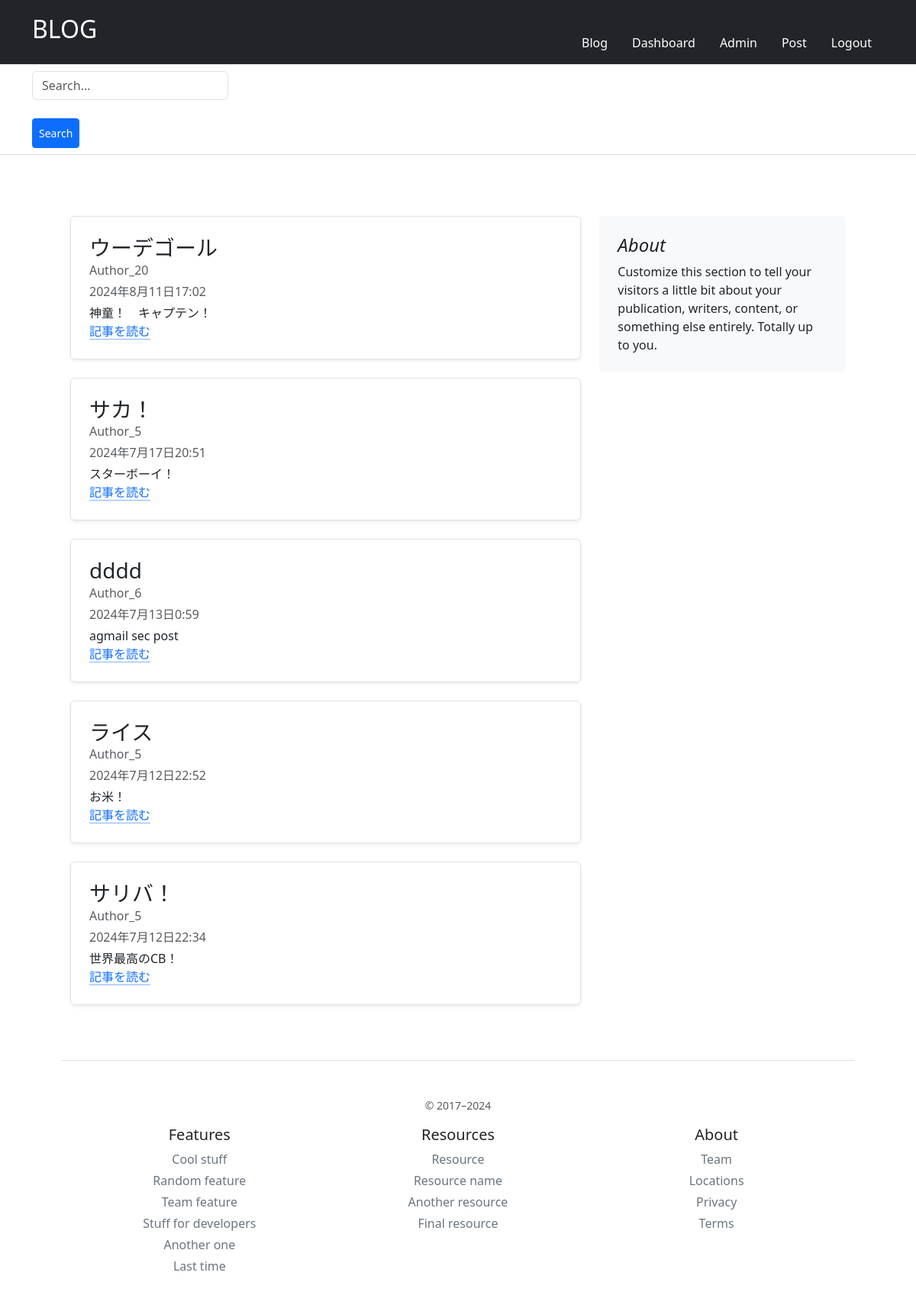
The page /blog/ (signed in) on the database its author committed.
### blog/models.py (models this page shows, shortened)
class Article(models.Model):
    author = models.ForeignKey(User, on_delete=models.CASCADE)
    title = models.CharField(max_length=30)
    body = models.TextField()
    created_at = models.DateTimeField(default=timezone.now)
    updated_at = models.DateTimeField(default=timezone.now)

### signup/models.py (models this page shows, shortened)
class User(AbstractBaseUser, PermissionsMixin):
    email = models.EmailField(max_length=255, unique=True)
    create_at = models.DateTimeField(default=timezone.now)
    updated_at = models.DateTimeField(default=timezone.now)
    is_staff = models.BooleanField(default=False)
    is_active = models.BooleanField(default=True)
    objects = UserManager()
    USERNAME_FIELD = "email"
    REQUIRED_FIELDS = []

### blog/views.py (the view)
# urls.py: path("", views.article_view, name="article"),
def article_view(request):
    if request.method == "GET":
        articles = Article.objects.all().order_by("-created_at")
    else:
        search_text = request.POST["search"]
        articles = Article.objects.filter(
            title__contains = search_text
        ).order_by("-created_at")
    context = {"articles":articles}
    return render(request,"blog/article.html",context)

### blog/templates/blog/article.html
{% extends "base.html" %}
{% block content %}
<div class="row" style="margin: 5em;">
    <div class="col-md-8 col-xs-1" >
        {% for article in articles %}
            <div class="row g-0 border rounded overflow-hidden flex-md-row mb-4 shadow-sm h-md-250 position-relative">
                <div class="col p-4 d-flex flex-column position-static" style="position: relative;">
                    <h3 class="mb-0">{{ article.title }}</h3>
                    <div class="mb-1 text-body-secondary">Author_{{ article.author.pk }}</div>
                    <div class="mb-1 text-body-secondary">{{ article.created_at }}</div>
                    <p class="card-text mb-auto">{{ article.body|truncatechars:30 }}</p>
                    {% if admin %}
                        <a
                            href="{% url 'blog:edit' article.pk %}"
                            class="btn btn-success"
                            style="position: absolute; right: 0; bottom: 0;"
                        >
                        <svg xmlns="http://www.w3.org/2000/svg" width="16" height="16" fill="currentColor" class="bi bi-pencil" viewBox="0 0 16 16">
                            <path d="M12.146.146a.5.5 0 0 1 .708 0l3 3a.5.5 0 0 1 0 .708l-10 10a.5.5 0 0 1-.168.11l-5 2a.5.5 0 0 1-.65-.65l2-5a.5.5 0 0 1 .11-.168l10-10zM11.207 2.5 13.5 4.793 14.793 3.5 12.5 1.207 11.207 2.5zm1.586 3L10.5 3.207 4 9.707V10h.5a.5.5 0 0 1 .5.5v.5h.5a.5.5 0 0 1 .5.5v.5h.293l6.5-6.5zm-9.761 5.175-.106.106-1.528 3.821 3.821-1.528.106-.106A.5.5 0 0 1 5 12.5V12h-.5a.5.5 0 0 1-.5-.5V11h-.5a.5.5 0 0 1-.468-.325z"/>
                        </svg>
                        編集
                        </a>
                    {% else %}
                        <a href="{% url 'blog:detail' article.pk %}" class="icon-link gap-1 icon-link-hover stretched-link">
                        記事を読む
                        <svg class="bi"><use xlink:href="#chevron-right"/></svg>
                        </a>
                    {% endif %}
                </div>
            </div>
        {% endfor %}
    </div>
    <div class="col-md-4 col-xs-1">
        <div class="position-sticky" style="top: 2rem;">
            <div class="p-4 mb-3 bg-body-tertiary rounded">
              <h4 class="fst-italic">About</h4>
              <p class="mb-0">Customize this section to tell your visitors a little bit about your publication, writers, content, or something else entirely. Totally up to you.</p>
        </div>
    </div>
</div>
{% endblock %}

### rows shown on the page
Article: title "ウーデゴール", author.pk "20", created_at "2024年8月11日17:02", body "神童！ キャプテン！"
Article: title "サカ！", author.pk "5", created_at "2024年7月17日20:51", body "スターボーイ！"
Article: title "dddd", author.pk "6", created_at "2024年7月13日0:59", body "agmail sec post"
Article: title "ライス", author.pk "5", created_at "2024年7月12日22:52", body "お米！"
Article: title "サリバ！", author.pk "5", created_at "2024年7月12日22:34", body "世界最高のCB！"
